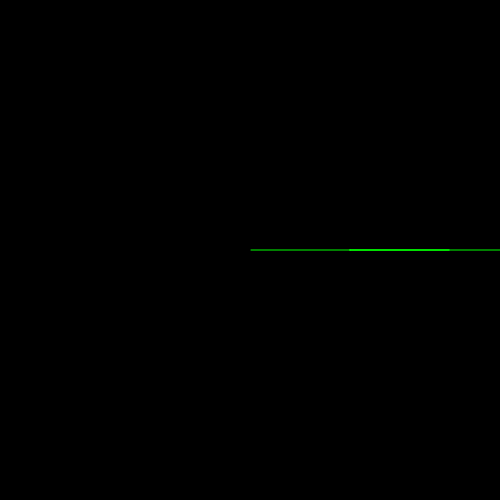
Frame 1 (no input)
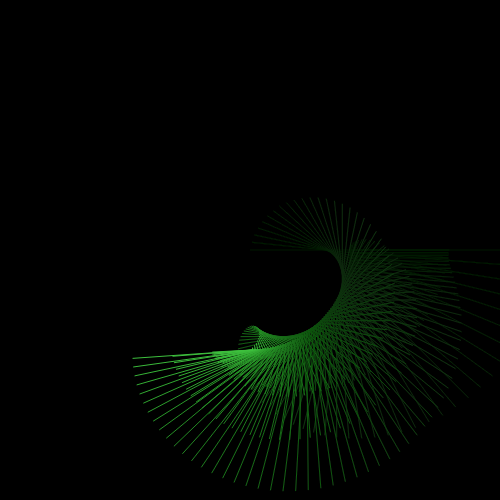
Frame 60 (no input)
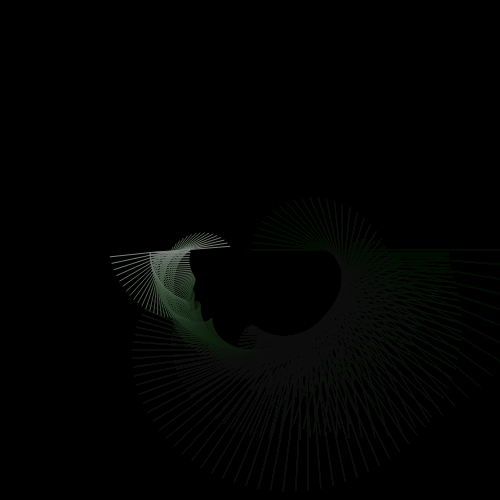
Frame 120 (the mouse pressed at the canvas centre since frame 60)

The p5.js sketch that drew these frames (run headless with seeded random() and noise() and a simulated clock; from frame 60 on, the mouse is pressed at the canvas centre):

// p5.js sketch
// ── sketch.js
//setup is executed once at the launch
var centerX;
var centerY;
var totalCenterX;
var totalCenterY;

var angle = 0;
var miniAngle = 0;
var miniAngle1 = 0;
var distance = 100;
var isShrinking = true
var bigAngle = 0;



function setup() {
  //create canvas
  createCanvas(500, 500);
  
  //fill the background
  background(0);
  
  totalCenterX = 250;
  totalCenterY = 250;
}


//draw is executed every frame 60 times per second
function draw() {
    background(0, 0, 0, 10);
  
  fill(miniAngle * 10 % 255, 255 - (miniAngle * 10 % 255), miniAngle * 10 % 255);
  // drawLoops(300, angle, miniAngle);
  
  if (isShrinking) {
    distance -= 1
  }
  else {
    distance += 1
  }
  if (distance == 10) {
    isShrinking = false
  }
  if (distance == 50) {
    isShrinking = true
  }
  
  centerX = totalCenterX + 100 * cos(bigAngle);
  centerY = totalCenterY + 100 * sin(bigAngle);
  
  var posX = centerX + distance * cos(angle);
  var posY = centerY + distance * sin(angle);

  var miniPosX = posX + distance * cos(miniAngle);
  var miniPosY = posY + distance * sin(miniAngle);

  var miniPosX1 = posX + distance * cos(miniAngle + PI);
  var miniPosY1 = posY + distance * sin(miniAngle + PI);
  
  
  var miniPosX11 = miniPosX1 + distance * cos(miniAngle1);
  var miniPosY11 = miniPosY1 + distance * sin(miniAngle1);

  var miniPosX12 = miniPosX1 + distance * cos(miniAngle1 + PI);
  var miniPosY12 = miniPosY1 + distance * sin(miniAngle1 + PI);

  stroke(miniAngle * 10 % 255, 255 - (miniAngle * 10 % 255), miniAngle * 10 % 255);
  strokeWeight(1);
  
  line(centerX, centerY, posX, posY);
  line(centerX, centerY, miniPosX, miniPosY);
  line(centerX, centerY, miniPosX1, miniPosY1);
  line(centerX, centerY, miniPosX11, miniPosY11);
  line(centerX, centerY, miniPosX12, miniPosY12);
  
  
  bigAngle += PI / 120;
  angle += PI / 60;
  miniAngle += PI / 30;
  miniAngle1 += PI / 60;
}
